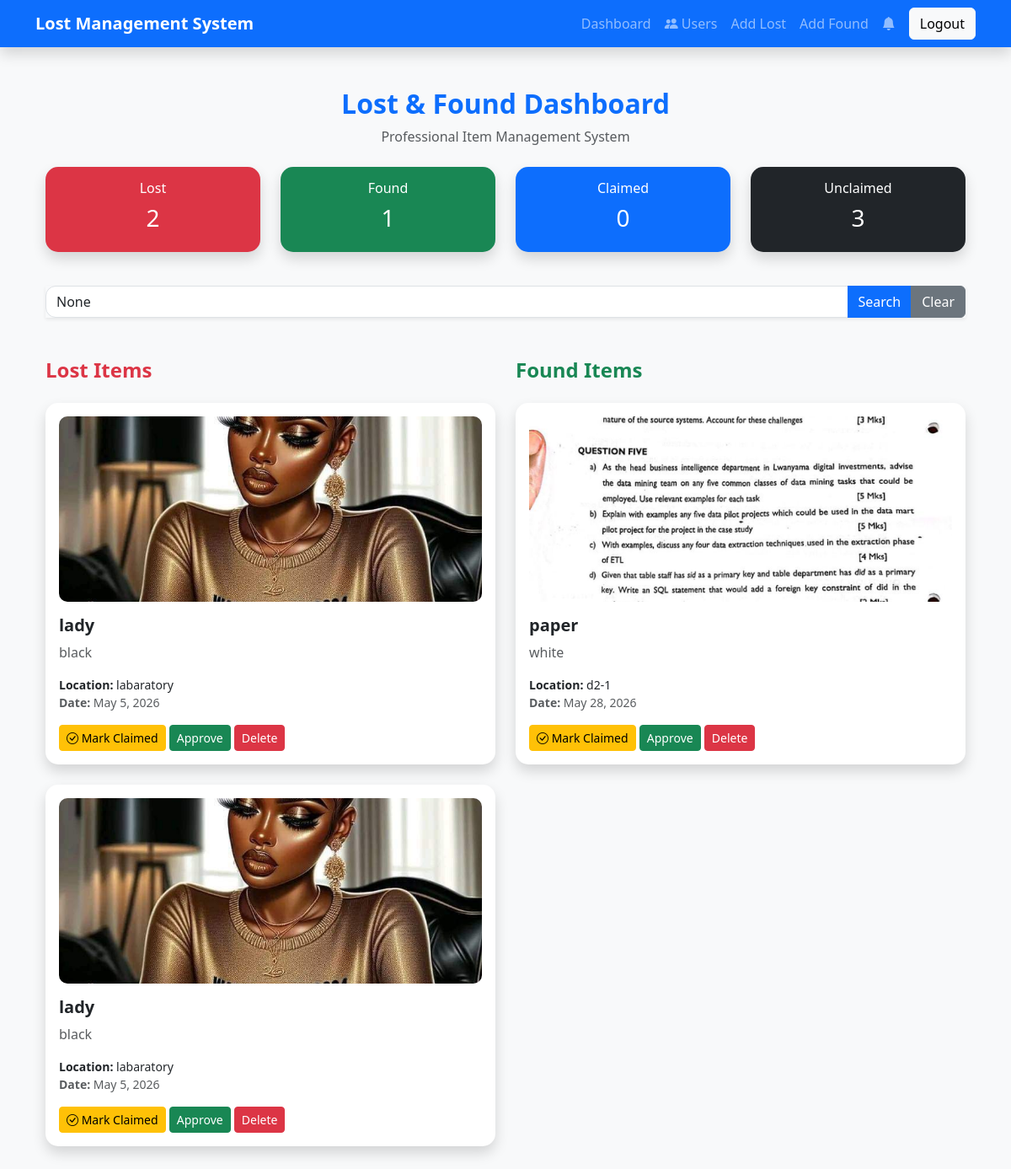
The page /dashboard/ (signed in) on the database its author committed.
### system/models.py (models this page shows, shortened)
class LostItem(models.Model):
    user = models.ForeignKey(User, on_delete=models.CASCADE, null=True, blank=True)
    name = models.CharField(max_length=100)
    description = models.TextField()
    location = models.CharField(max_length=100)
    date_lost = models.DateField()
    image = models.ImageField(upload_to='lost_images/', null=True, blank=True)
    is_claimed = models.BooleanField(default=False)
    is_approved = models.BooleanField(default=False)
    created_at = models.DateTimeField(auto_now_add=True)

class FoundItem(models.Model):
    user = models.ForeignKey(User, on_delete=models.CASCADE, null=True, blank=True)
    name = models.CharField(max_length=100)
    description = models.TextField()
    location_found = models.CharField(max_length=100)
    date_found = models.DateField()
    image = models.ImageField(upload_to='found_images/', null=True, blank=True)
    is_claimed = models.BooleanField(default=False)
    is_approved = models.BooleanField(default=False)
    created_at = models.DateTimeField(auto_now_add=True)

### system/views.py (the view)
# urls.py: path('dashboard/', views.dashboard, name='dashboard'),
@login_required
def dashboard(request):
    query = request.GET.get('q')
    if request.user.is_staff:
        lost_items = LostItem.objects.all().order_by('-created_at')
        found_items = FoundItem.objects.all().order_by('-created_at')
    else:
        lost_items = LostItem.objects.filter(is_approved=True).order_by('-created_at')
        found_items = FoundItem.objects.filter(is_approved=True).order_by('-created_at')
    if query:
        lost_items = lost_items.filter(name__icontains=query)
        found_items = found_items.filter(name__icontains=query)
    lost_count = lost_items.count()
    found_count = found_items.count()
    claimed_count = lost_items.filter(is_claimed=True).count() + found_items.filter(is_claimed=True).count()
    unclaimed_count = lost_items.filter(is_claimed=False).count() + found_items.filter(is_claimed=False).count()
    pending_approvals = 0
    if request.user.is_staff:
        pending_approvals = LostItem.objects.filter(is_approved=False).count() + \
                           FoundItem.objects.filter(is_approved=False).count()
    unread_notifications = Notification.objects.filter(user=request.user, is_read=False).count()
    context = {
        'lost_items': lost_items,
        'found_items': found_items,
        'lost_count': lost_count,
        'found_count': found_count,
        'claimed_count': claimed_count,
        'unclaimed_count': unclaimed_count,
        'query': query,
        'pending_approvals': pending_approvals,
        'unread_notifications': unread_notifications,
    }
    return render(request, 'dashboard.html', context)

### templates/dashboard.html (shortened to what this page needs)
{% extends 'base.html' %}
{% block content %}
<div class="container py-4">
    <div class="text-center mb-4">
        <h2 class="dashboard-title">
            Lost & Found Dashboard
        </h2>
        <p class="text-muted">
            Professional Item Management System
        </p>
    </div>
    <div class="row mb-4 text-center">
        <div class="col-md-3 col-6 mb-3">
            <div class="card stats-card shadow bg-danger text-white p-3">
                <h6>Lost</h6>
                <h3>{{ lost_count }}</h3>
            </div>
        </div>
        <div class="col-md-3 col-6 mb-3">
            <div class="card stats-card shadow bg-success text-white p-3">
                <h6>Found</h6>
                <h3>{{ found_count }}</h3>
            </div>
        </div>
        <div class="col-md-3 col-6 mb-3">
            <div class="card stats-card shadow bg-primary text-white p-3">
                <h6>Claimed</h6>
                <h3>{{ claimed_count }}</h3>
            </div>
        </div>
        <div class="col-md-3 col-6 mb-3">
            <div class="card stats-card shadow bg-dark text-white p-3">
                <h6>Unclaimed</h6>
                <h3>{{ unclaimed_count }}</h3>
            </div>
        </div>
    </div>
    <form method="GET" class="mb-5">
        <div class="input-group shadow-sm">
            <input type="text"
                   name="q"
                   value="{{ query }}"
                   class="form-control search-box"
                   placeholder="Search items...">
            <button class="btn btn-primary">
                Search
            </button>
            <a href="{% url 'dashboard' %}"
               class="btn btn-secondary">
               Clear
            </a>
        </div>
    </form>
    <div class="row">
        <div class="col-md-6">
            <h4 class="text-danger fw-bold mb-4">
                Lost Items
            </h4>
            {% for item in lost_items %}
            <div class="card item-card shadow mb-4 p-3">
                {% if item.image %}
                <img src="{{ item.image.url }}"
                     class="item-image mb-3">
                {% endif %}
                <h5 class="fw-bold">
                    {{ item.name }}
                </h5>
                <p class="text-muted">
                    {{ item.description }}
                </p>
                <small class="text-dark">
                    <b>Location:</b> {{ item.location }}
                </small>
                <small class="text-muted d-block mb-2">
                    <b>Date:</b> {{ item.date_lost }}
                </small>
                <div class="mt-2">
                    {% if item.is_claimed %}
                        <span class="badge bg-success">
                            <i class="bi bi-check-circle"></i> Claimed
                        </span>
                    {% else %}
                        <a href="/claim-lost/{{ item.id }}/"
                           class="btn btn-sm btn-warning"
                           onclick="return confirm('Mark this item as claimed?')">
                            <i class="bi bi-check-circle"></i> Mark Claimed
                        </a>
                    {% endif %}
                    {% if request.user.is_staff %}
                        {% if not item.is_approved %}
                            <a href="{% url 'approve_lost' item.id %}"
                               class="btn btn-sm btn-success">
                               Approve
                            </a>
                        {% endif %}
                        <a href="{% url 'reject_lost' item.id %}"
                           class="btn btn-sm btn-danger"
                           onclick="return confirm('Delete this item?')">
                           Delete
                        </a>
                    {% endif %}
                </div>
            </div>
            {% empty %}
            <div class="alert alert-light shadow-sm">
                No lost items found
            </div>
            {% endfor %}
        </div>
        <div class="col-md-6">
            <h4 class="text-success fw-bold mb-4">
                Found Items
            </h4>
            {% for item in found_items %}
            <div class="card item-card shadow mb-4 p-3">
                {% if item.image %}
                <img src="{{ item.image.url }}"
                     class="item-image mb-3">
                {% endif %}
                <h5 class="fw-bold">
                    {{ item.name }}
                </h5>
                <p class="text-muted">
                    {{ item.description }}
                </p>
                <small class="text-dark">
                    <b>Location:</b> {{ item.location_found }}
                </small>
                <small class="text-muted d-block mb-2">
                    <b>Date:</b> {{ item.date_found }}
                </small>
                <div class="mt-2">
                    {% if item.is_claimed %}
                        <span class="badge bg-success">
                            <i class="bi bi-check-circle"></i> Claimed
                        </span>
                    {% else %}
                        <a href="/claim-found/{{ item.id }}/"
                           class="btn btn-sm btn-warning"
                           onclick="return confirm('Mark this item as claimed?')">
                            <i class="bi bi-check-circle"></i> Mark Claimed
                        </a>
                    {% endif %}
                    {% if request.user.is_staff %}
                        {% if not item.is_approved %}
                            <a href="{% url 'approve_found' item.id %}"
                               class="btn btn-sm btn-success">
                               Approve
                            </a>
                        {% endif %}
                        <a href="{% url 'reject_found' item.id %}"
                           class="btn btn-sm btn-danger"
                           onclick="return confirm('Delete this item?')">
                           Delete
                        </a>
                    {% endif %}
                </div>
            </div>
            {% empty %}
            <div class="alert alert-light shadow-sm">
                No found items found
            </div>
            {% endfor %}
        </div>
    </div>
</div>
{% endblock %}

### templates/dashboard.html (style rules this page uses)
body { background-color: #f4f6f9; }
.dashboard-title { font-weight: bold; color: #0d6efd; }
.stats-card { border: none; border-radius: 15px; transition: 0.3s; }
.item-card { border: none; border-radius: 15px; transition: 0.3s; }
.item-image { width: 100%; height: 220px; object-fit: cover; border-radius: 10px; }
.search-box { border-radius: 12px; }

### rows shown on the page
LostItem: image (picture), name "lady", description "black", location "labaratory", date_lost "May 5, 2026", is_approved "Approve"
LostItem: image (picture), name "lady", description "black", location "labaratory", date_lost "May 5, 2026", is_approved "Approve"
FoundItem: image (picture), name "paper", description "white", location_found "d2-1", date_found "May 28, 2026", is_approved "Approve"

### other values the page prints
{{ lost_count }} "2"
{{ found_count }} "1"
{{ claimed_count }} "0"
{{ unclaimed_count }} "3"
